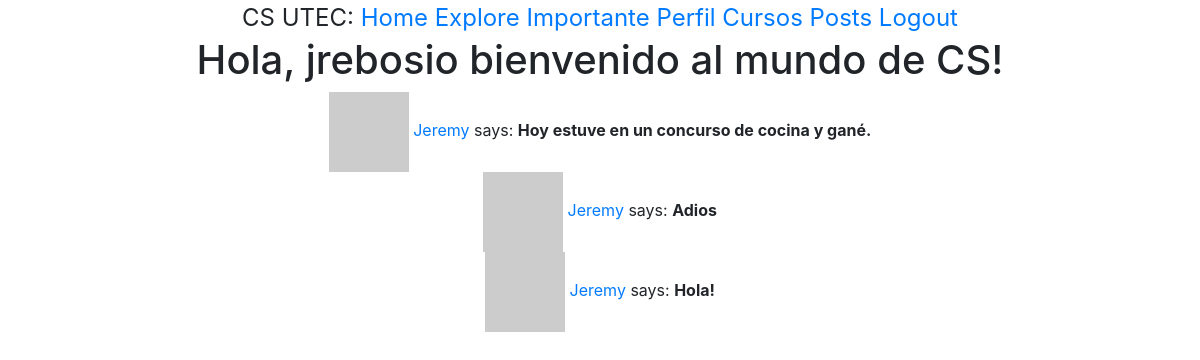
/explore (signed in), run on an earlier commit of the app's database.
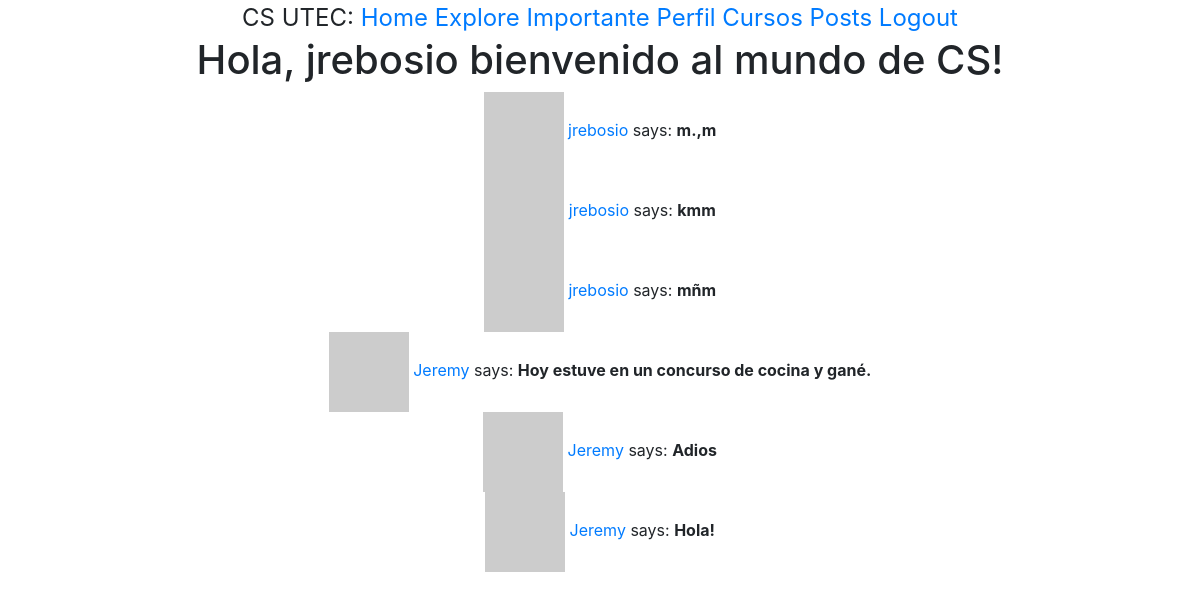
And on a later commit of the database.
### app/models.py (models this page shows, shortened)
class Post(db.Model):
    id = db.Column(db.Integer, primary_key=True)
    body = db.Column(db.String(140))
    timestamp = db.Column(db.DateTime, index=True, default=datetime.utcnow)
    user_id = db.Column(db.Integer, db.ForeignKey('user.id'))

class User(UserMixin, db.Model):
    id = db.Column(db.Integer, primary_key=True)
    username = db.Column(db.String(70), index = True, unique = True)
    email = db.Column(db.String(90), index = True, unique = True)
    password_hash = db.Column(db.String(110))
    posts = db.relationship('Post', backref='author', lazy='dynamic')
    gender = db.Column(db.String(5))
    about_me = db.Column(db.String(140))
    last_seen = db.Column(db.DateTime, default=datetime.utcnow)
    followed = db.relationship(
        'User', secondary=followers,
        primaryjoin=(followers.c.follower_id == id),
        secondaryjoin=(followers.c.followed_id == id),
        backref=db.backref('followers', lazy='dynamic'), lazy='dynamic')
    def avatar(self, size):
        digest = md5(self.email.lower().encode('utf-8')).hexdigest()
        return 'https://www.gravatar.com/avatar/{}?d=identicon&s={}'.format(digest, size)

### app/routes.py (the view)
@app.route('/explore')
@login_required
def explore():
    posts = Post.query.order_by(Post.timestamp.desc()).all()
    return render_template('explore.html', title='Explore', posts=posts)

### app/models.py (called while the page is built)
@login.user_loader
def load_user(id):
    return User.query.get(int(id))

### app/routes.py (called while the page is built)
@app.before_request
def before_request():
    if current_user.is_authenticated:
        current_user.last_seen = datetime.utcnow()
        db.session.commit()

### app/templates/explore.html
{% extends "base.html" %}
{% block content %}
    {% if current_user.is_authenticated %}
		    <h1>Hola, {{ current_user.username }} bienvenido al mundo de CS!</h1>
    {% endif %}
    {% for post in posts %}
        {% include "_post.html" %}
    {% endfor %}
{% endblock %}

### app/templates/_post.html
  <div class="container text-center">
      <div class="row justify-content-center">
          <div class="col">
                <tr valign="top">
                    {% if post.author != none %}
                    <td><img src="{{ post.author.avatar(36) }}"></td>
                    <td>
                        <a href="{{ url_for('user', username=post.author.username) }}">
                            {{ post.author.username }}
                        </a>
                        says: <b>{{ post.body }}</b>
                    </td>
                    {% endif %}
                </tr>
          </div>
      </div>
  </div>

What changed in the data, as far as the page shows it:
added Post: author.username "jrebosio", body "m.,m"
added Post: author.username "jrebosio", body "kmm"
added Post: author.username "jrebosio", body "mñm"
